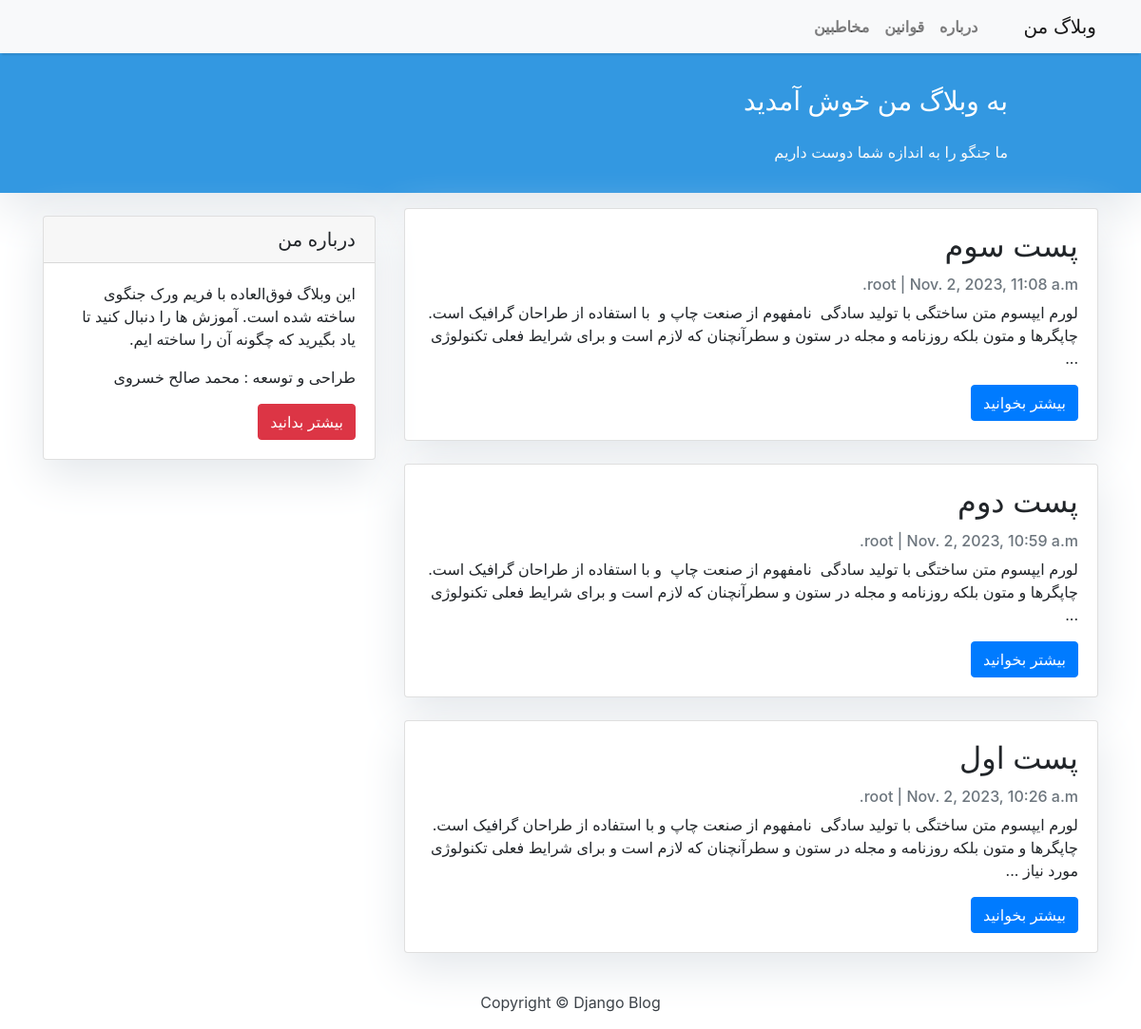
The page / on the database its author committed.
### blog/models.py (models this page shows, shortened)
class Post(models.Model):
    title = models.CharField(max_length=200, unique=True)
    slug = models.SlugField(max_length=200, unique=True)
    author = models.ForeignKey(
        User, on_delete=models.CASCADE, related_name="blog_posts"
    )
    updated_on = models.DateTimeField(auto_now=True)
    content = models.TextField()
    created_on = models.DateTimeField(auto_now_add=True)
    status = models.IntegerField(choices=STATUS, default=0)
    class Meta:
        ordering = ["-created_on"]

### blog/views.py (the view)
# urls.py: path("", views.PostList.as_view(), name="home"),
class PostList(generic.ListView):
    queryset = Post.objects.filter(status=1).order_by("-created_on")
    template_name = "index.html"
    paginate_by = 3

### templates/index.html (shortened to what this page needs)
{% extends "base.html" %}
{% block content %}
    <header class="masthead"  dir="rtl">
        <div class="container">
            <div class="row"  dir="rtl">
                <div class=" col-md-8 col-md-10 mx-auto"  dir="rtl">
                    <div class="site-heading"  dir="rtl">
                        <h3 class=" site-heading my-4 mt-3 text-white text-right"  dir="rtl"> به وبلاگ من خوش آمدید </h3>
                        <p class="text-light text-right">ما جنگو را به اندازه شما دوست داریم &nbsp
                        </p>
                    </div>
                </div>
            </div>
        </div>
    </header>
    <div class="container">
        <div class="row">
            <div class="col-md-8 mt-3 left">
                {% for post in post_list %}
                    <div class="card mb-4">
                        <div class="card-body text-right">
                            <h2 class="card-title text-right">{{ post.title }}</h2>
                            <p class="card-text text-muted h6">{{ post.author }} | {{ post.created_on}}  </p>
                            <p class="card-text">{{post.content|safe|slice:":203" }} ... </p>
                            <a href="{% url 'post_detail' post.slug  %}" class="btn btn-primary"> بیشتر بخوانید   </a>
                        </div>
                    </div>
                {% endfor %}
            </div>
            {% block sidebar %}
                {% include 'sidebar.html' %}
            {% endblock sidebar %}
        </div>
    </div>
{%endblock%}

### templates/base.html (shortened to what this page needs)
{% load static %}
<!DOCTYPE html>
<html  dir="rtl">
    <head>
        <link rel="stylesheet" href="{% static 'css/base.css' %}">
        <link rel="stylesheet" href="https://maxcdn.bootstrapcdn.com/bootstrap/4.0.0/css/bootstrap.min.css"
 />
    </head>
    <body>
        <nav class="navbar navbar-expand-lg navbar-light bg-light shadow" id="mainNav">
            <div class="container-fluid">
                <a class="navbar-brand" href="{% url 'home' %}">وبلاگ من</a>
                <div class="collapse navbar-collapse text-right" id="navbarResponsive">
                    <ul class="navbar-nav ml-auto text-right">
                        <li class="nav-item text-black text-right">
                            <a class="nav-link text-black font-weight-bold" href="#">درباره</a>
                        </li>
                        <li class="nav-item text-black text-right">
                            <a class="nav-link text-black font-weight-bold" href="#">قوانین</a>
                        </li>
                        <li class="nav-item text-black text-right">
                            <a class="nav-link text-black font-weight-bold" href="#">مخاطبین</a>
                        </li>
                    </ul>
                </div>
            </div>
    </nav>
    {% block content %}{% endblock content %}
    <footer class="py-3 bg-grey">
        <p class="m-0 text-dark text-center ">Copyright &copy; Django Blog</p>
    </footer>
</body>
</html>

### templates/sidebar.html
{% block sidebar %}
    <div class="col-md-4 float-right text-right">
        <div class="card my-4">
            <h5 class="card-header">درباره من</h5>
            <div class="card-body">
                <p class="card-text"> این وبلاگ فوق‌العاده با فریم ورک جنگوی ساخته شده است.
                    آموزش ها را دنبال کنید تا یاد بگیرید که چگونه آن را ساخته ایم.</p>
                    <p class="card-text">طراحی و توسعه : محمد صالح خسروی</p>
                <a href="https://github.com/mohamadSaleh82" target="_blank" class="btn btn-danger">بیشتر بدانید</a>
            </div>
        </div>
    </div>
{% endblock sidebar %}

### static/css/base.css (style rules this page uses)
body { font-family: "Roboto", sans-serif; font-size: 17px; background-color: #fdfdfd; }
.shadow { box-shadow: 0 4px 2px -2px rgba(0, 0, 0, 0.1); }
.btn-danger { color: #fff; background-color: #f00000; border-color: #dc281e; }
.masthead { background: #3398E1; height: auto; padding-bottom: 15px; box-shadow: 0 16px 48px #E3E7EB; padding-top: 10px; }
.card { box-shadow: 0 16px 48px #E3E7EB; direction: rtl; }

### rows shown on the page
Post: title "پست سوم", author "root", created_on "Nov. 2, 2023, 11:08 a.m.", content "لورم ایپسوم متن ساختگی با تولید سادگی نامفهوم از صنعت چاپ و با استفاده از طراحان گرافیک است. چاپگرها و متون بلکه روزنامه و مجله در ستون و سطرآنچنان که لازم است و برای شرایط فعلی تکنولوژی"
Post: title "پست دوم", author "root", created_on "Nov. 2, 2023, 10:59 a.m.", content "لورم ایپسوم متن ساختگی با تولید سادگی نامفهوم از صنعت چاپ و با استفاده از طراحان گرافیک است. چاپگرها و متون بلکه روزنامه و مجله در ستون و سطرآنچنان که لازم است و برای شرایط فعلی تکنولوژی"
Post: title "پست اول", author "root", created_on "Nov. 2, 2023, 10:26 a.m.", content "لورم ایپسوم متن ساختگی با تولید سادگی نامفهوم از صنعت چاپ و با استفاده از طراحان گرافیک است. چاپگرها و متون بلکه روزنامه و مجله در ستون و سطرآنچنان که لازم است و برای شرایط فعلی تکنولوژی مورد نیاز"
